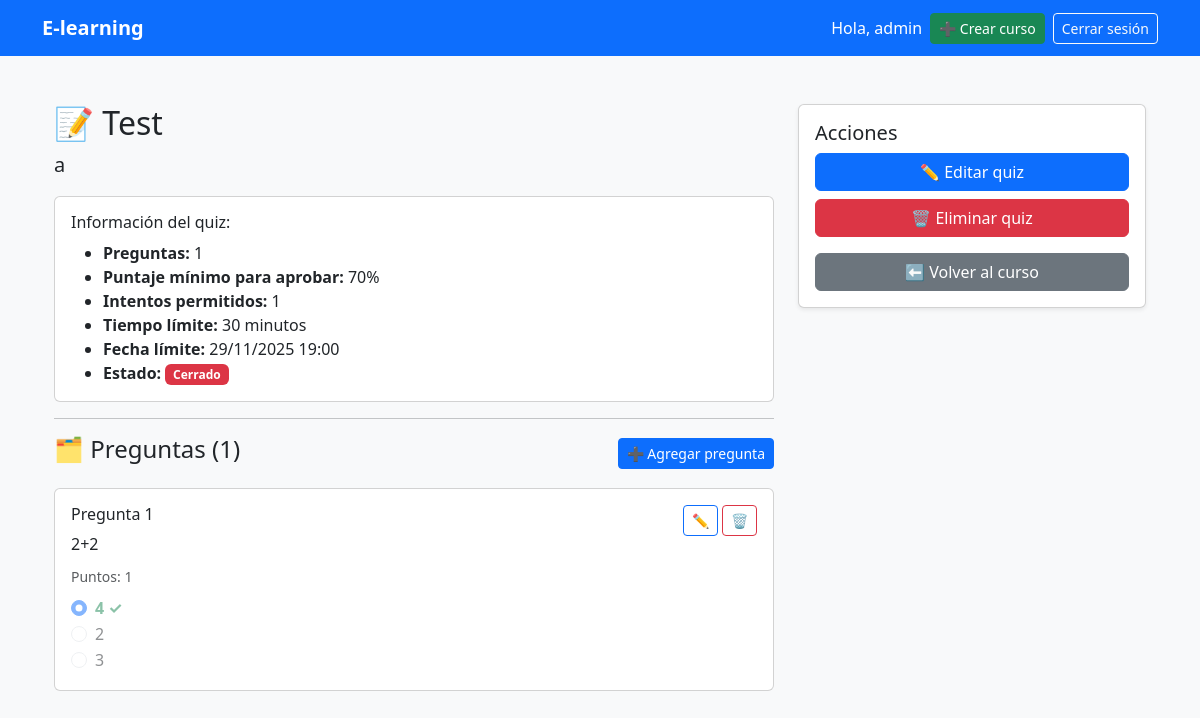
Page /quiz/2/ (signed in) on the committed database.
### accounts/models.py (models this page shows, shortened)
class User(AbstractUser):
    ROLES = (
        ('student', 'Estudiante'),
        ('teacher', 'Instructor'),
        ('admin', 'Administrador'),
    )
    role = models.CharField(max_length=20, choices=ROLES, default='student')

### courses/models.py (models this page shows, shortened)
class Quiz(models.Model):
    curso = models.ForeignKey(Curso, on_delete=models.CASCADE, related_name='quizzes')
    titulo = models.CharField(max_length=200)
    descripcion = models.TextField(blank=True)
    puntaje_minimo = models.PositiveIntegerField(default=70, help_text="Puntaje mínimo para aprobar (%)")
    intentos_maximos = models.PositiveIntegerField(default=3, help_text="Número máximo de intentos permitidos")
    tiempo_limite = models.PositiveIntegerField(null=True, blank=True, help_text="Tiempo límite en minutos (opcional)")
    deadline = models.DateTimeField(null=True, blank=True, help_text="Fecha límite de entrega")
    orden = models.PositiveIntegerField(default=0)
    fecha_creacion = models.DateTimeField(auto_now_add=True)
    activo = models.BooleanField(default=True)
    def total_preguntas(self):
        return self.preguntas.count()
    def esta_disponible(self):
        if not self.activo:
            return False
        if self.deadline and timezone.now() > self.deadline:
            return False
        return True
    class Meta:
        verbose_name = 'Quiz'
        verbose_name_plural = 'Quizzes'
        ordering = ['orden', 'fecha_creacion']

class Pregunta(models.Model):
    quiz = models.ForeignKey(Quiz, on_delete=models.CASCADE, related_name='preguntas')
    texto = models.TextField(help_text="Texto de la pregunta")
    puntos = models.PositiveIntegerField(default=1, help_text="Puntos que vale esta pregunta")
    orden = models.PositiveIntegerField(default=0)
    class Meta:
        verbose_name = 'Pregunta'
        verbose_name_plural = 'Preguntas'
        ordering = ['orden']

class Opcion(models.Model):
    pregunta = models.ForeignKey(Pregunta, on_delete=models.CASCADE, related_name='opciones')
    texto = models.CharField(max_length=300)
    es_correcta = models.BooleanField(default=False)
    orden = models.PositiveIntegerField(default=0)
    class Meta:
        verbose_name = 'Opción'
        verbose_name_plural = 'Opciones'
        ordering = ['orden']

### courses/views_quiz.py (the view, shortened to what this page needs)
# urls.py: path('quiz/<int:quiz_id>/', detalle_quiz, name='detalle_quiz'),
@login_required
def detalle_quiz(request, quiz_id):
    quiz = get_object_or_404(Quiz, id=quiz_id)
    curso = quiz.curso
    preguntas = quiz.preguntas.all().prefetch_related('opciones')
    is_enrolled = Enrollment.objects.filter(estudiante=request.user, curso=curso).exists()
    puede_editar = request.user.role in ['teacher', 'admin']
    intentos = []
    puede_intentar = False
    return render(request, 'courses/detalle_quiz.html', {
        'quiz': quiz,
        'curso': curso,
        'preguntas': preguntas,
        'is_enrolled': is_enrolled,
        'puede_editar': puede_editar,
        'intentos': intentos,
        'puede_intentar': puede_intentar,
    })

### courses/templates/courses/detalle_quiz.html (shortened to what this page needs)
{% extends "base.html" %}
{% block content %}
<div class="container py-4">
    <div class="row">
        <div class="col-lg-8">
            <h2>📝 {{ quiz.titulo }}</h2>
            <p class="lead">{{ quiz.descripcion }}</p>
            <div class="card mb-3">
                <div class="card-body">
                    <h6>Información del quiz:</h6>
                    <ul class="mb-0">
                        <li><strong>Preguntas:</strong> {{ quiz.total_preguntas }}</li>
                        <li><strong>Puntaje mínimo para aprobar:</strong> {{ quiz.puntaje_minimo }}%</li>
                        <li><strong>Intentos permitidos:</strong> {{ quiz.intentos_maximos }}</li>
                        {% if quiz.tiempo_limite %}
                            <li><strong>Tiempo límite:</strong> {{ quiz.tiempo_limite }} minutos</li>
                        {% endif %}
                        {% if quiz.deadline %}
                            <li><strong>Fecha límite:</strong> {{ quiz.deadline|date:"d/m/Y H:i" }}</li>
                        {% endif %}
                        <li><strong>Estado:</strong>
                            {% if quiz.esta_disponible %}
                                <span class="badge bg-success">Disponible</span>
                            {% else %}
                                <span class="badge bg-danger">Cerrado</span>
                            {% endif %}
                        </li>
                    </ul>
                </div>
            </div>
            {% if puede_editar %}
                <hr>
                <div class="d-flex justify-content-between align-items-center mb-3">
                    <h4>🗂️ Preguntas ({{ preguntas.count }})</h4>
                    <a href="{% url 'agregar_pregunta' quiz.id %}" class="btn btn-primary btn-sm">
                        ➕ Agregar pregunta
                    </a>
                </div>
                {% if preguntas %}
                    {% for pregunta in preguntas %}
                        <div class="card mb-3">
                            <div class="card-body">
                                <div class="d-flex justify-content-between">
                                    <div class="flex-grow-1">
                                        <h6>Pregunta {{ forloop.counter }}</h6>
                                        <p class="mb-2">{{ pregunta.texto }}</p>
                                        <small class="text-muted">Puntos: {{ pregunta.puntos }}</small>
                                        <div class="mt-2">
                                            {% for opcion in pregunta.opciones.all %}
                                                <div class="form-check">
                                                    <input class="form-check-input" type="radio" disabled
                                                           {% if opcion.es_correcta %}checked{% endif %}>
                                                    <label class="form-check-label {% if opcion.es_correcta %}text-success fw-bold{% endif %}">
                                                        {{ opcion.texto }}
                                                        {% if opcion.es_correcta %}✓{% endif %}
                                                    </label>
                                                </div>
                                            {% endfor %}
                                        </div>
                                    </div>
                                    <div class="ms-3">
                                        <a href="{% url 'editar_pregunta' pregunta.id %}" class="btn btn-sm btn-outline-primary">✏️</a>
                                        <a href="{% url 'eliminar_pregunta' pregunta.id %}" class="btn btn-sm btn-outline-danger">🗑️</a>
                                    </div>
                                </div>
                            </div>
                        </div>
                    {% endfor %}
                {% else %}
                    <div class="alert alert-warning">
                        ⚠️ Este quiz no tiene preguntas aún.
                    </div>
                {% endif %}
            {% endif %}
        </div>
        <div class="col-lg-4">
            <div class="card shadow-sm">
                <div class="card-body">
                    <h5 class="card-title">Acciones</h5>
                    {% if puede_editar %}
                        <a href="{% url 'editar_quiz' quiz.id %}" class="btn btn-primary w-100 mb-2">
                            ✏️ Editar quiz
                        </a>
                        <a href="{% url 'eliminar_quiz' quiz.id %}" class="btn btn-danger w-100 mb-2">
                            🗑️ Eliminar quiz
                        </a>
                    {% endif %}
                    <a href="{% url 'detalle_curso' curso.id %}" class="btn btn-secondary w-100 mt-2">
                        ⬅ Volver al curso
                    </a>
                </div>
            </div>
        </div>
    </div>
</div>
{% endblock %}

### templates/base.html (shortened to what this page needs)
{% load static %}
<!DOCTYPE html>
<html lang="es">
<head>
  <link href="https://cdn.jsdelivr.net/npm/bootstrap@5.3.3/dist/css/bootstrap.min.css" rel="stylesheet">
</head>
<body class="bg-light">
  <nav class="navbar navbar-expand-lg navbar-dark bg-primary">
    <div class="container">
      <a class="navbar-brand fw-bold" href="/">E-learning</a>
      <div class="collapse navbar-collapse" id="menu">
        <ul class="navbar-nav ms-auto align-items-center">
          {% if request.user.is_authenticated %}
            <li class="nav-item me-2">
              <span class="navbar-text text-white">Hola, {{ request.user.username }}</span>
            </li>
            {% if request.user.role == 'teacher' or request.user.role == 'admin' %}
              <li class="nav-item me-2">
                <a href="{% url 'crear_curso' %}" class="btn btn-success btn-sm">➕ Crear curso</a>
              </li>
            {% endif %}
            <li class="nav-item">
              <a class="btn btn-outline-light btn-sm" href="{% url 'logout' %}">Cerrar sesión</a>
            </li>
          {% endif %}
        </ul>
      </div>
    </div>
  </nav>
  <main class="container py-4">
    {% block content %}
    {% endblock %}
  </main>
</body>
</html>

### rows in the picture
User: user.username "admin"
Quiz: titulo "Test", descripcion "a", total_preguntas "1", puntaje_minimo "70", intentos_maximos "1", tiempo_limite "30", deadline "29/11/2025 19:00"
Pregunta: texto "2+2", puntos "1"
Opcion: es_correcta "☑", texto "4"
Opcion: texto "2"
Opcion: texto "3"

### other values in the picture
{{ preguntas.count }} "1"
